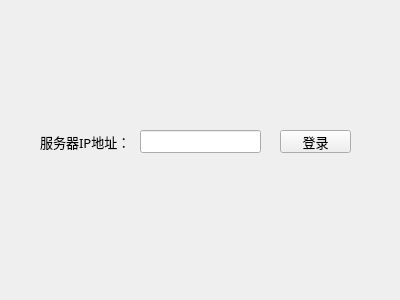
<?xml version="1.0" encoding="UTF-8"?>
<ui version="4.0">
 <class>Login</class>
 <widget class="QWidget" name="Login">
  <property name="geometry">
   <rect>
    <x>0</x>
    <y>0</y>
    <width>400</width>
    <height>300</height>
   </rect>
  </property>
  <property name="font">
   <font>
    <family>微软雅黑</family>
    <pointsize>10</pointsize>
   </font>
  </property>
  <property name="windowTitle">
   <string>登录</string>
  </property>
  <widget class="QPushButton" name="btn_login">
   <property name="geometry">
    <rect>
     <x>280</x>
     <y>130</y>
     <width>71</width>
     <height>23</height>
    </rect>
   </property>
   <property name="font">
    <font>
     <family>微软雅黑</family>
     <pointsize>10</pointsize>
    </font>
   </property>
   <property name="text">
    <string>登录</string>
   </property>
   <property name="icon">
    <iconset>
     <normalon>:/Resources/denglu.png</normalon>
    </iconset>
   </property>
  </widget>
  <widget class="QLineEdit" name="le_ip">
   <property name="geometry">
    <rect>
     <x>140</x>
     <y>130</y>
     <width>121</width>
     <height>23</height>
    </rect>
   </property>
   <property name="font">
    <font>
     <family>微软雅黑</family>
     <pointsize>10</pointsize>
    </font>
   </property>
  </widget>
  <widget class="QLabel" name="label">
   <property name="geometry">
    <rect>
     <x>40</x>
     <y>130</y>
     <width>91</width>
     <height>23</height>
    </rect>
   </property>
   <property name="font">
    <font>
     <family>微软雅黑</family>
     <pointsize>10</pointsize>
    </font>
   </property>
   <property name="text">
    <string>服务器IP地址：</string>
   </property>
  </widget>
 </widget>
 <layoutdefault spacing="6" margin="11"/>
 <resources>
  <include location="BidsAssistant.qrc"/>
 </resources>
 <connections>
  <connection>
   <sender>btn_login</sender>
   <signal>clicked()</signal>
   <receiver>Login</receiver>
   <slot>btnLoginSlot()</slot>
   <hints>
    <hint type="sourcelabel">
     <x>315</x>
     <y>145</y>
    </hint>
    <hint type="destinationlabel">
     <x>138</x>
     <y>201</y>
    </hint>
   </hints>
  </connection>
 </connections>
 <slots>
  <slot>btnLoginSlot()</slot>
 </slots>
</ui>
